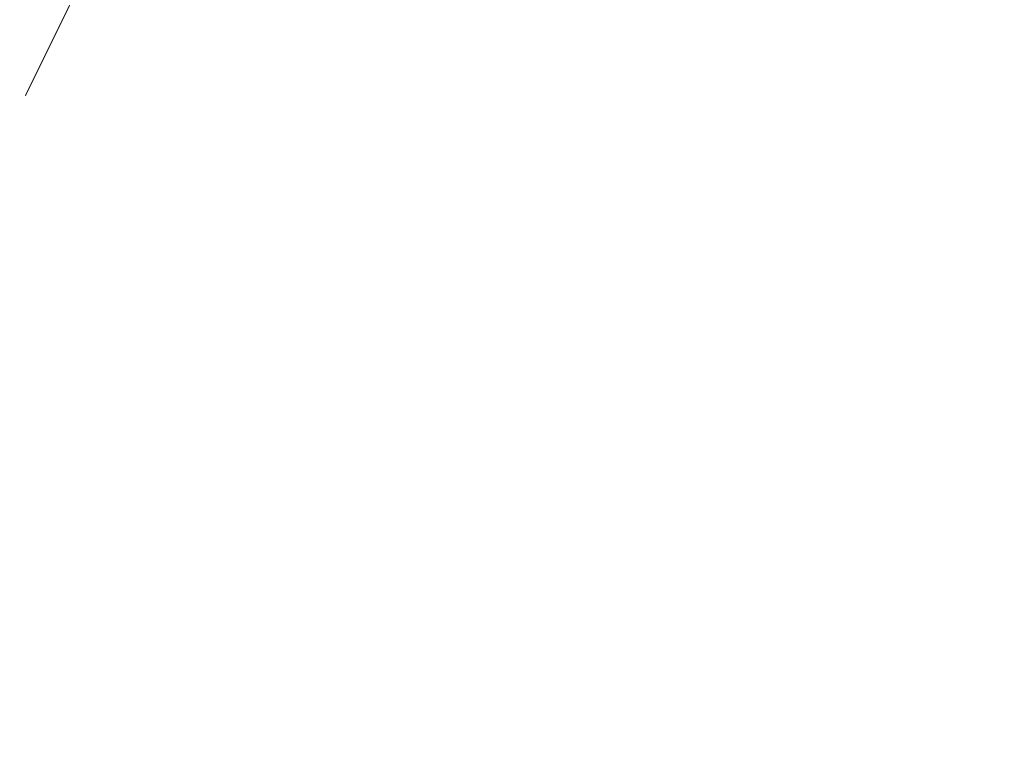
Frame 1 (no input)
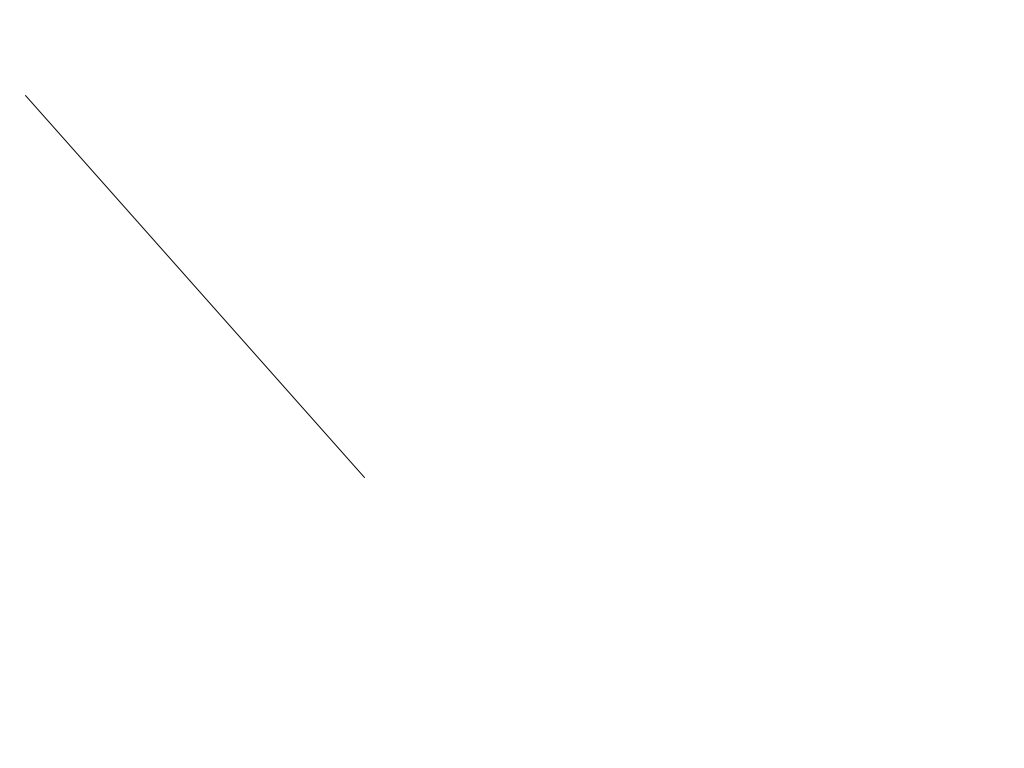
Frame 60 (the mouse pressed at the canvas centre just before this capture)
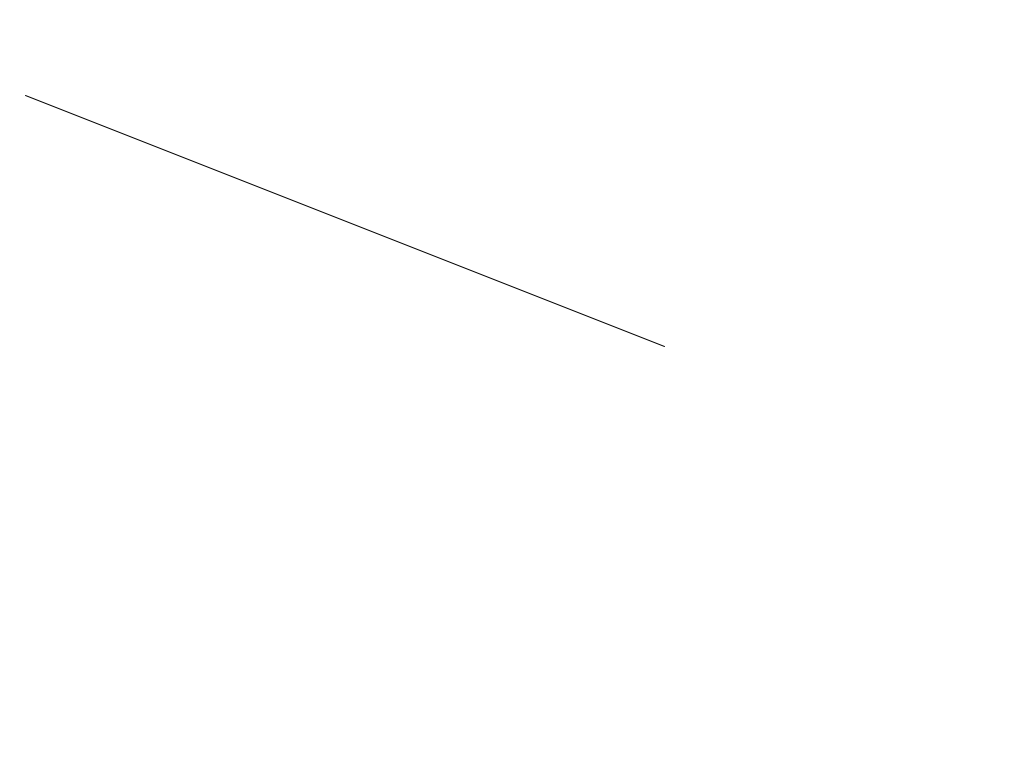
Frame 120 (the mouse held since frame 60 and released just before this capture)

The Processing sketch that drew these frames (run headless with seeded random() and noise(); from frame 60 on, the mouse is pressed at the canvas centre):

// Processing sketch: sketch_oct14a_functions_KungFu
// ── sketch_oct14a_functions_KungFu.pde
float x = random(0,width);
float y = 0;
float a = random(0,width);
float b= random(0,height);
float xspeed= 5;
float yspeed =5;
float radius =32;
float gravity =.1;

void setup() {
  size (1024,768);
  smooth();
  stroke(0);
  fill(0);
}

void draw() {
  background(255);
  moveBall();
  checkBounce();
  drawBall();
  gravityBall();
}


void moveBall() {
  x = x + xspeed;
  //yspeed = yspeed + gravity;
  //gravity = gravity+x*.8;
  y = y + yspeed;
}

void gravityBall(){
  yspeed = yspeed + gravity;
}
void checkBounce() {
  if((x>width)||(x<0)){
    xspeed=xspeed*-1;
  }
  if ((y>height)||(y<=0)){
    yspeed = yspeed*-1.02;//dampen
  }
  println(yspeed);
}

void drawBall(){
  //ellipse(x,y,radius,radius);
  line(x,y,a,b);
}
